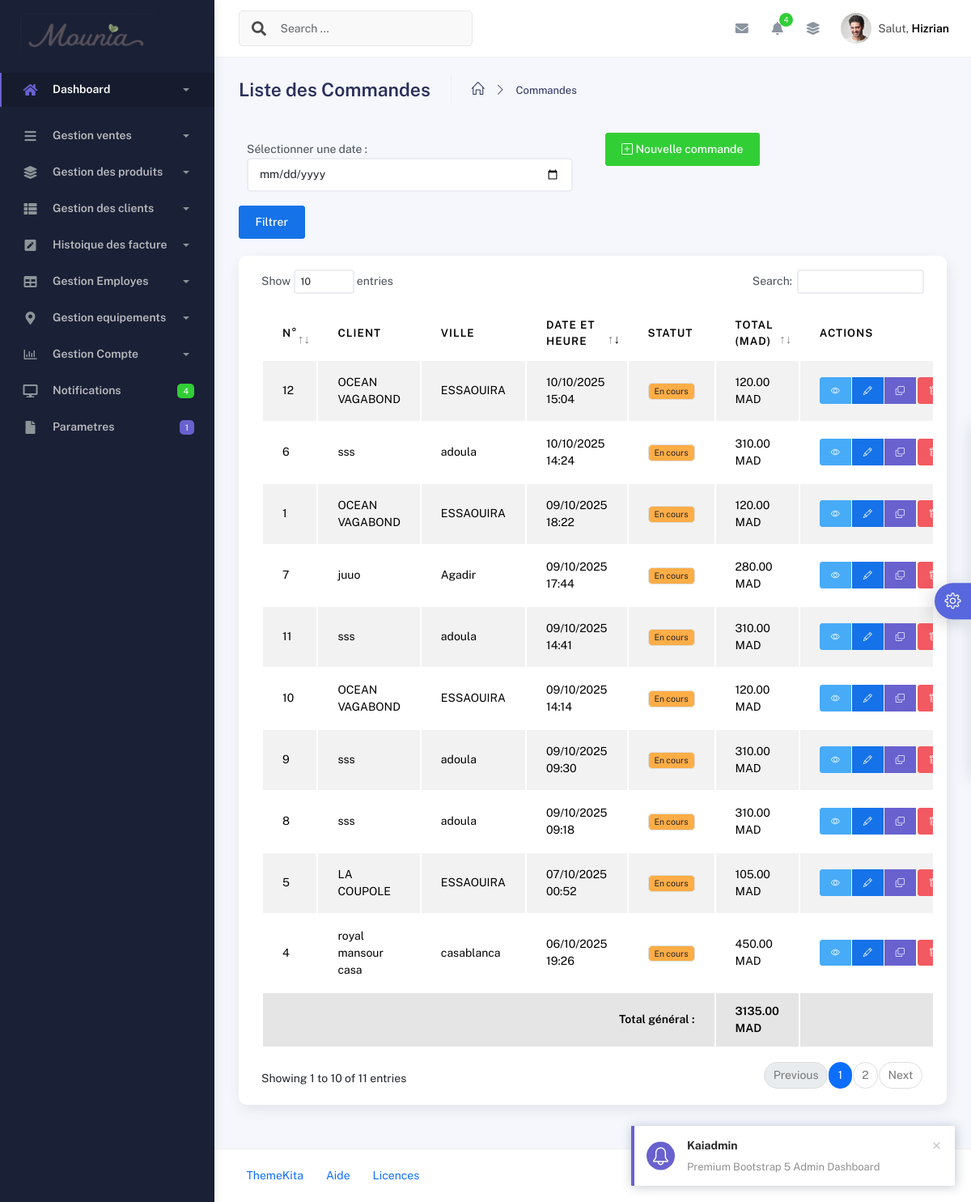
The app's page /commandes/, older data.
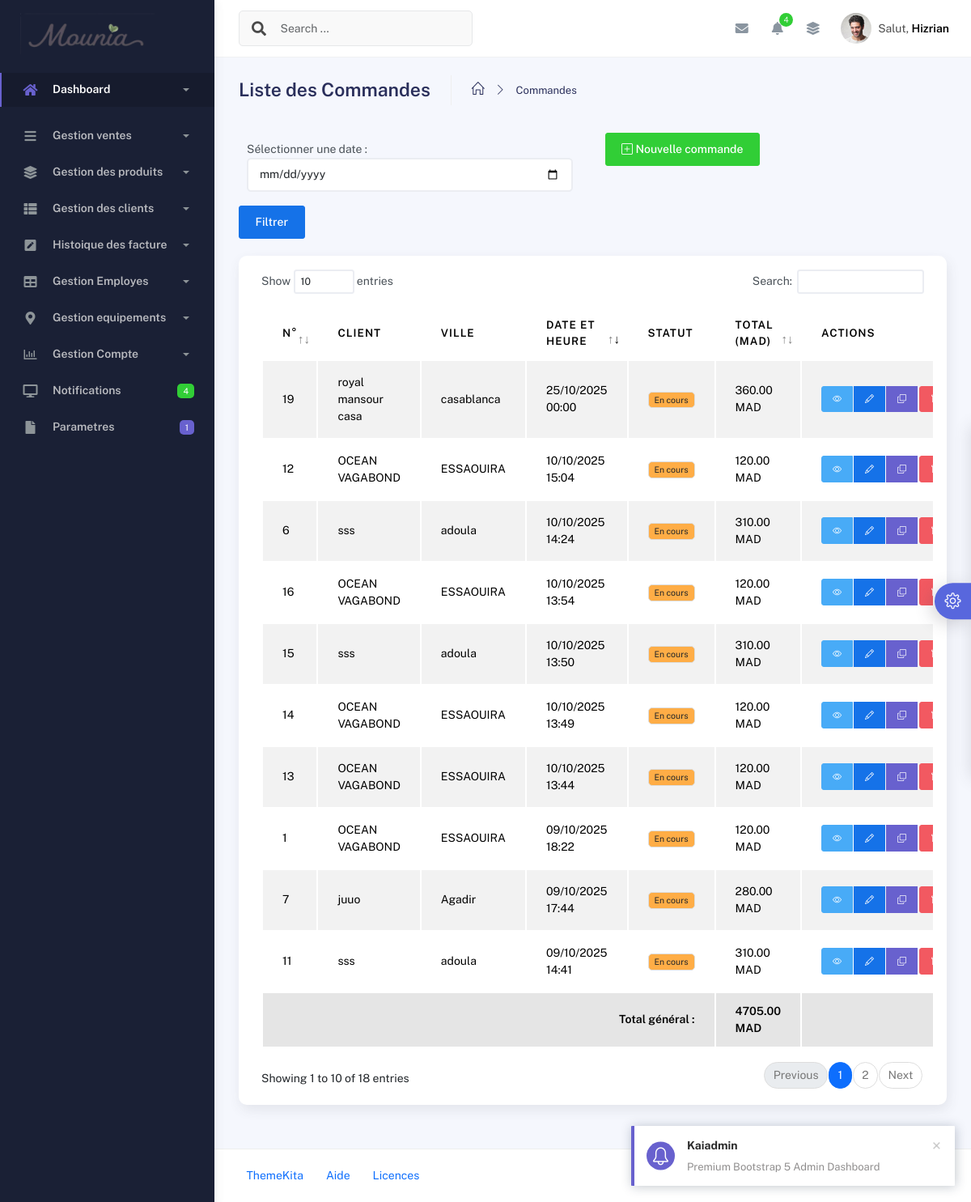
The same page, newer data.
### application/models.py (models this page shows, shortened)
class Commande(models.Model):
    STATUT_CHOICES = [
        ('En cours', 'En cours'),
        ('Confirmée', 'Confirmée'),
        ('Livrée', 'Livrée'),
        ('Annulée', 'Annulée'),
    ]
    client = models.ForeignKey(Client, on_delete=models.CASCADE, related_name="commandes")
    date_commande = models.DateTimeField(default=timezone.now)
    statut = models.CharField(max_length=20, choices=STATUT_CHOICES, default="En cours")
    notes = models.TextField(blank=True, null=True, verbose_name="Notes internes")
    date_modification = models.DateTimeField(auto_now=True, verbose_name="Dernière modification")
    class Meta:
        verbose_name = "Commande"
        verbose_name_plural = "Commandes"
        ordering = ["-date_commande"]
    @property
    def total_sans_livraison(self):
        try:
            return sum(Decimal(str(item.sous_total)) for item in self.items.all())
        except:
            return Decimal('0.00')
    @property
    def total(self):
        try:
            total_produits = self.total_sans_livraison
            prix_livraison = Decimal(str(self.client.prix_livraison))
            return total_produits + prix_livraison
        except:
            return Decimal('0.00')

class Client(models.Model):
    nom = models.CharField(max_length=150, verbose_name="Nom du restaurant")
    responsable = models.CharField(max_length=100, verbose_name="Nom du responsable")
    telephone = models.CharField(max_length=20, verbose_name="Téléphone", unique=True)
    ice = models.CharField(
        max_length=15,
        verbose_name="ICE",
        unique=True,
        blank=True,
        null=True
    )
    email = models.EmailField(blank=True, null=True, verbose_name="Email")
    adresse = models.TextField(verbose_name="Adresse")
    ville = models.CharField(max_length=100, verbose_name="Ville")
    prix_livraison = models.DecimalField(
        max_digits=10,
        decimal_places=2,
        verbose_name="Prix de livraison (en MAD)"
    )
    date_creation = models.DateTimeField(auto_now_add=True, verbose_name="Date d'ajout")
    class Meta:
        verbose_name = "Client (Restaurant)"
        verbose_name_plural = "Clients (Restaurants)"
        ordering = ["nom"]

class CommandeItem(models.Model):
    commande = models.ForeignKey(Commande, on_delete=models.CASCADE, related_name="items")
    produit = models.ForeignKey(Produit, on_delete=models.CASCADE)
    quantite = models.PositiveIntegerField(default=1)
    prix_unitaire = models.DecimalField(max_digits=10, decimal_places=2)
    date_ajout = models.DateTimeField(auto_now_add=True)
    class Meta:
        verbose_name = "Item de commande"
        verbose_name_plural = "Items de commande"
        ordering = ["date_ajout"]
    @property
    def sous_total(self):
        try:
            return Decimal(str(self.quantite)) * Decimal(str(self.prix_unitaire))
        except:
            return Decimal('0.00')

### application/views.py (the view)
# urls.py: path('commandes/', views.liste_commandes, name='liste_commandes'),
def liste_commandes(request):
    date_filtre = request.GET.get('date')
    if date_filtre:
        try:
            date_obj = datetime.strptime(date_filtre, '%Y-%m-%d').date()
            commandes = Commande.objects.filter(date_commande__date=date_obj)
        except ValueError:
            commandes = Commande.objects.all()
    else:
        commandes = Commande.objects.all()
    total_general = Decimal('0.00')
    for commande in commandes:
        try:
            total_general += Decimal(str(commande.total))
        except:
            continue
    context = {
        'commandes': commandes,
        'total_general': total_general,
    }
    return render(request, "commandes/liste_commandes.html", context)

### application/context_processors.py (called while the page is built)
def parametres_mounia(request):
    return {
        'parametres': ParametresMounia.objects.first() or None
    }

### templates/commandes/liste_commandes.html (shortened to what the changed rows need)
{% extends "base.html" %}
{% load static %}
{% block content %}
<div class="container">
  <div class="page-inner">
    <div class="card">
      <div class="card-body">
        <div class="table-responsive">
          <table id="commandes-table" class="display table table-striped table-hover">
            <thead>
              <tr>
                <th>N°</th>
                <th>Client</th>
                <th>Ville</th>
                <th>Date et Heure</th>
                <th>Statut</th>
                <th>Total (MAD)</th>
                <th>Actions</th>
              </tr>
            </thead>
            <tbody>
              {% for commande in commandes %}
                <tr>
                  <td>{{ commande.id }}</td>
                  <td>{{ commande.client.nom }}</td>
                  <td>
                    {% if commande.client.ville %}
                      {{ commande.client.ville }}
                    {% else %}
                      -
                    {% endif %}
                  </td>
                  <td>
                    <span title="{{ commande.date_commande|date:'d/m/Y H:i:s' }}">
                      {{ commande.date_commande|date:"d/m/Y H:i" }}
                    </span>
                  </td>
                  <td>
                    {% if commande.statut == "En cours" %}
                      <span class="badge bg-warning text-dark">En cours</span>
                    {% elif commande.statut == "Confirmée" %}
                      <span class="badge bg-info text-white">Confirmée</span>
                    {% elif commande.statut == "Livrée" %}
                      <span class="badge bg-success">Livrée</span>
                    {% elif commande.statut == "Annulée" %}
                      <span class="badge bg-danger">Annulée</span>
                    {% else %}
                      <span class="badge bg-secondary">{{ commande.statut }}</span>
                    {% endif %}
                  </td>
                  <td>
                    {% if commande.total %}
                      {{ commande.total|floatformat:2 }} MAD
                    {% else %}
                      0.00 MAD
                    {% endif %}
                  </td>
                  <td>
                    <div class="btn-group" role="group">
                      <a href="{% url 'detail_commande' commande.id %}" class="btn btn-sm btn-info" title="Détails">
                        <i class="bi bi-eye"></i>
                      </a>
                      <a href="{% url 'modifier_commande' commande.id %}" class="btn btn-sm btn-primary" title="Modifier">
                        <i class="bi bi-pencil"></i>
                      </a>
                      <a href="{% url 'dupliquer_commande' commande.id %}" class="btn btn-sm btn-secondary" title="Dupliquer">
                        <i class="bi bi-copy"></i>
                      </a>
                      <form
                        method="post"
                        action="{% url 'supprimer_commande' commande.id %}"
                        class="d-inline"
                        onsubmit="return confirm('Êtes-vous sûr de vouloir supprimer la commande #{{ commande.id }} ?');"
                      >
                        <button type="submit" class="btn btn-sm btn-danger" title="Supprimer">
                          <i class="bi bi-trash"></i>
                        </button>
                      </form>
                    </div>
                  </td>
                </tr>
              {% endfor %}
            </tbody>
            {% if commandes %}
            <tfoot>
              <tr class="table-active">
                <td colspan="5" class="text-end fw-bold">Total général :</td>
                <td class="fw-bold">
                  {{ total_general|floatformat:2 }} MAD
                </td>
                <td></td>
              </tr>
            </tfoot>
            {% endif %}
          </table>
        </div>
      </div>
    </div>
  </div>
</div>
{% endblock content %}

Row changes from the older to the newer data that the page shows:
no longer on this page (row unchanged): Commande: id "10", client.nom "OCEAN VAGABOND", client.ville "ESSAOUIRA", date_commande "09/10/2025 14:14", statut "En cours", total "120.00"
no longer on this page (row unchanged): Commande: id "9", client.nom "sss", client.ville "adoula", date_commande "09/10/2025 09:30", statut "En cours", total "310.00"
no longer on this page (row unchanged): Commande: id "8", client.nom "sss", client.ville "adoula", date_commande "09/10/2025 09:18", statut "En cours", total "310.00"
no longer on this page (row unchanged): Commande: id "5", client.nom "LA COUPOLE", client.ville "ESSAOUIRA", date_commande "07/10/2025 00:52", statut "En cours", total "105.00"
no longer on this page (row unchanged): Commande: id "4", client.nom "royal mansour casa", client.ville "casablanca", date_commande "06/10/2025 19:26", statut "En cours", total "450.00"
added Commande: id "19", client.nom "royal mansour casa", client.ville "casablanca", date_commande "25/10/2025 00:00", statut "En cours", total "360.00"
added Commande: id "16", client.nom "OCEAN VAGABOND", client.ville "ESSAOUIRA", date_commande "10/10/2025 13:54", statut "En cours", total "120.00"
added Commande: id "15", client.nom "sss", client.ville "adoula", date_commande "10/10/2025 13:50", statut "En cours", total "310.00"
added Commande: id "14", client.nom "OCEAN VAGABOND", client.ville "ESSAOUIRA", date_commande "10/10/2025 13:49", statut "En cours", total "120.00"
added Commande: id "13", client.nom "OCEAN VAGABOND", client.ville "ESSAOUIRA", date_commande "10/10/2025 13:44", statut "En cours", total "120.00"
Text that changed along with them:
text written by a page script: "Show entries Search: Showing 1 to 10 of 11 entries Previous 1 2 Next" → "Show entries Search: Showing 1 to 10 of 18 entries Previous 1 2 Next"
{{ total_general|floatformat:2 }}: "3135.00" → "4705.00"
